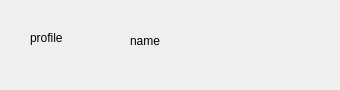
<?xml version="1.0" encoding="UTF-8"?>
<ui version="4.0">
 <class>MsgSession</class>
 <widget class="QWidget" name="MsgSession">
  <property name="geometry">
   <rect>
    <x>0</x>
    <y>0</y>
    <width>340</width>
    <height>90</height>
   </rect>
  </property>
  <property name="windowTitle">
   <string>Form</string>
  </property>
  <widget class="QLabel" name="label">
   <property name="geometry">
    <rect>
     <x>0</x>
     <y>0</y>
     <width>341</width>
     <height>91</height>
    </rect>
   </property>
   <property name="text">
    <string/>
   </property>
  </widget>
  <widget class="QLabel" name="profile">
   <property name="geometry">
    <rect>
     <x>30</x>
     <y>30</y>
     <width>72</width>
     <height>15</height>
    </rect>
   </property>
   <property name="text">
    <string>profile</string>
   </property>
  </widget>
  <widget class="QLabel" name="name">
   <property name="geometry">
    <rect>
     <x>130</x>
     <y>20</y>
     <width>181</width>
     <height>41</height>
    </rect>
   </property>
   <property name="text">
    <string>name</string>
   </property>
  </widget>
  <widget class="QLabel" name="lblNewMessage">
   <property name="geometry">
    <rect>
     <x>240</x>
     <y>60</y>
     <width>72</width>
     <height>15</height>
    </rect>
   </property>
   <property name="text">
    <string/>
   </property>
  </widget>
 </widget>
 <resources/>
 <connections/>
</ui>
